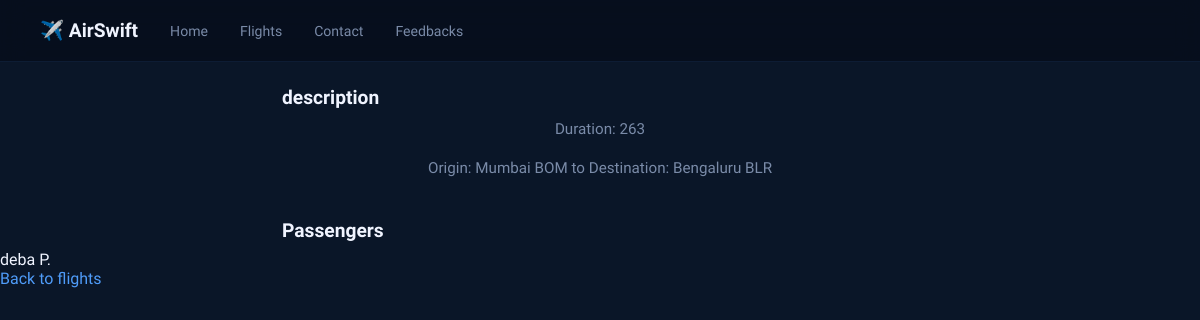
Screenshot of /passengers/4 with the database file from the repository.
### mesy/models.py (models this page shows, shortened)
class Flight(models.Model):
    origin = models.ForeignKey(City, on_delete=models.CASCADE, related_name="depature")
    destination = models.ForeignKey(City, on_delete=models.CASCADE, related_name="arrivals")
    duration = models.IntegerField()

class City(models.Model):
    city = models.CharField(max_length=64)
    code = models.CharField(max_length=64)
    def __str__(self):
        return f"{self.city} {self.code}"

class Passenger(models.Model):
    first_name = models.CharField(max_length=64)
    last_name = models.CharField(max_length=64)
    flight = models.ManyToManyField(Flight, related_name = "passengers", blank=True)
    def __str__(self):
        return f"{self.first_name} {self.last_name} "

### mesy/views.py (the view)
# urls.py: path("passengers/<int:flight_id>", views.flight, name="passenger"),
def flight(request, flight_id):
    flight = Flight.objects.get(pk=flight_id)
    passengers = flight.passengers.all()
    return render(request, "mesy/passenger.html", {"flight":flight, "passengers":passengers})

### mesy/templates/mesy/passenger.html
{% extends 'mesy/layout.html' %}
{% block body %}
    <h2>description</h2>
        <p>Duration: {{ flight.duration }}</p>
        <p>Origin: {{ flight.origin }} to Destination: {{ flight.destination }}</p>
    <h2>Passengers</h2>
    {% for pass in passengers %}
        <li style="list-style-type: none;">{{ pass }}</li>
        {% empty %}
        <li style="list-style-type: none;">No Passengers</li>
    {% endfor %}
    <a href="{% url 'all_flight' %}">Back to flights</a>
{% endblock %}

### mesy/static/mesy/index.css (style rules this page uses)
*, *::before, *::after { box-sizing: border-box; margin: 0; padding: 0; }
:root { --sky: #0a1628; --deep: #060e1c; --accent: #4f9cf9; --glow: #7bb8ff; --white: #f0f4ff; --muted: #7a8ba8; --card-bg: rgba(255,255,255,0.04); --card-border: rgba(79,156,249,0.15); }
body { background: var(--sky); color: var(--white); font-family: 'NTR', sans-serif; min-height: 100vh; overflow-x: hidden; }
h2 { font-family: 'NTR', sans-serif; font-size: 1.2rem; font-weight: 700; color: var(--white); margin-bottom: 0.5rem; }
p { color: var(--muted); line-height: 1.7; font-size: 0.95rem; margin-bottom: 0.8rem; }
a { color: var(--accent); text-decoration: none; transition: color 0.2s; }
body > h3, body > h1, body > p, body > a.btn { text-align: center; }
body { padding-top: 0; }
body > h1, body > h2, body > h3, body > p, body > ul, body > form, body > .features { padding-left: 2rem; padding-right: 2rem; }
body > h2 { max-width: 700px; margin-left: auto; margin-right: auto; padding-top: 1.5rem; }

### rows the page displays
Flight: duration "263", origin "Mumbai BOM", destination "Bengaluru BLR"
Passenger: first_name+last_name "deba P."
